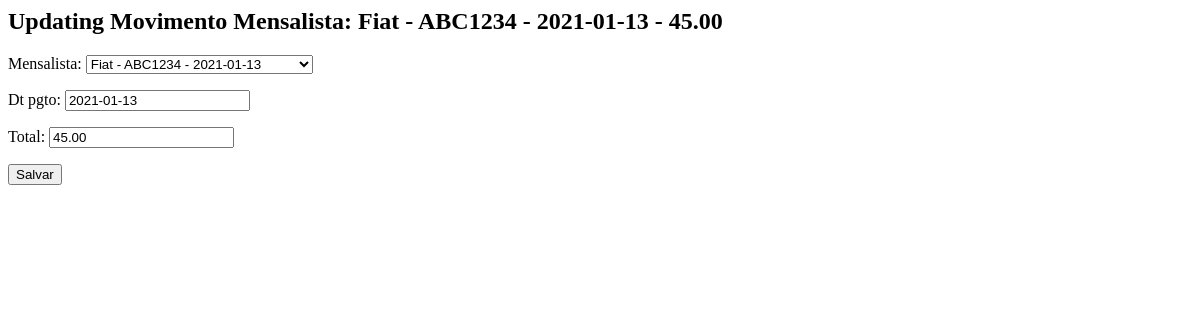
The page /core/mov-mensal-update/1/ on the database as committed earlier.
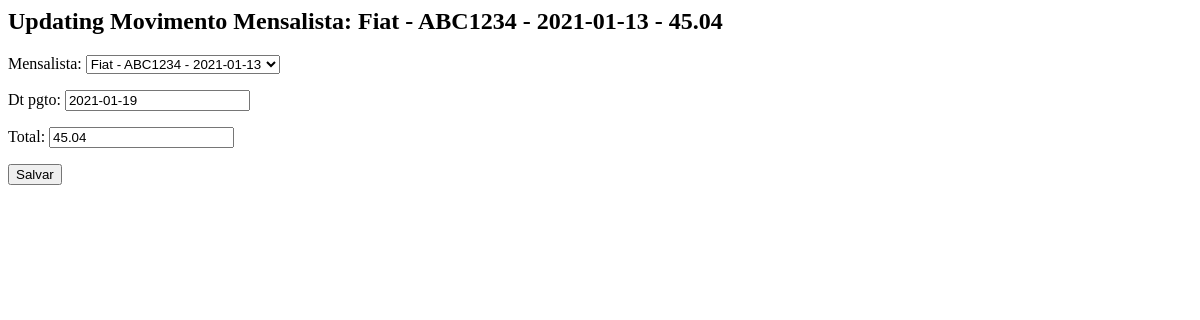
The same page on the database as committed later.
### core/models.py (models this page shows, shortened)
class MovMensalista(models.Model):
    mensalista = models.ForeignKey(Mensalista, on_delete=models.CASCADE)
    dt_pgto = models.DateField()
    total = models.DecimalField(max_digits=6, decimal_places=2)
    def __str__(self):
        return str(self.mensalista) + ' - ' + str(self.total)

class Mensalista(models.Model):
    veiculo = models.ForeignKey(Veiculo, on_delete=models.CASCADE)
    inicio = models.DateField()
    valor_mes = models.DecimalField(max_digits=6, decimal_places=2)
    def __str__(self):
        return str(self.veiculo) + ' - ' + str(self.inicio)

class Veiculo(models.Model):
    marca = models.ForeignKey(Marca, on_delete=models.CASCADE)
    placa = models.CharField(max_length=7)
    proprietario = models.ForeignKey(Pessoa, on_delete=models.CASCADE)
    cor = models.CharField(max_length=15)
    observacoes = models.TextField()
    def __str__(self):
        return self.marca.nome + ' - ' + self.placa

class Marca(models.Model):
    nome = models.CharField(max_length=50)

### core/views.py (the view)
# urls.py: url(r'^mov-mensal-update/(?P<id>\d+)/$', movmensalista_update, name='core_movmensalista_update'),
def movmensalista_update(request, id):
    data = {}
    mov_mensalista = MovMensalista.objects.get(id=id)
    form = MovMensalistaForm(request.POST or None, instance=mov_mensalista)
    data['mov_mensalista'] = mov_mensalista
    data['form'] = form
    if request.method == 'POST':
        if form.is_valid():
            form.save()
            return redirect('core_lista_movmensalista')
    else:
        return render(request, 'core/update_movmensalista.html', data)

### core/forms.py
class MovMensalistaForm(ModelForm):
    class Meta:
        model = MovMensalista
        fields = '__all__'

### core/templates/core/update_movmensalista.html (shortened to what this page needs)
<h2>Updating Movimento Mensalista: {{ mov_mensalista }}</h2>
<form action="{% url 'core_movmensalista_update' mov_mensalista.id %}" method="POST">
    {{ form.as_p }}
    <button type="submit">Salvar</button>
</form>

Rows that differ between the two databases and show on the page:
changed MovMensalista: mensalista+total "Fiat - ABC1234 - 2021-01-13 - 45.00" → "Fiat - ABC1234 - 2021-01-13 - 45.04"
Other text that changed with them:
form field dt_pgto: "2021-01-13" → "2021-01-19"
form field total: "45.00" → "45.04"
